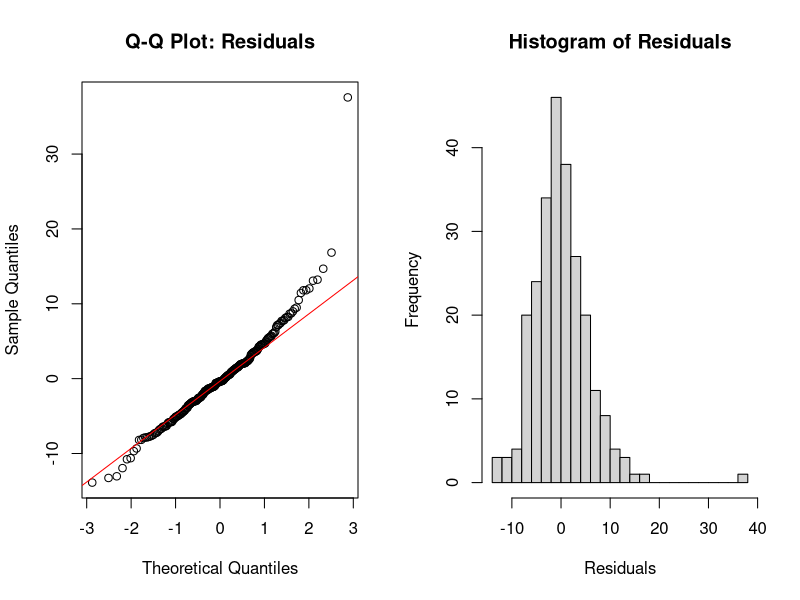
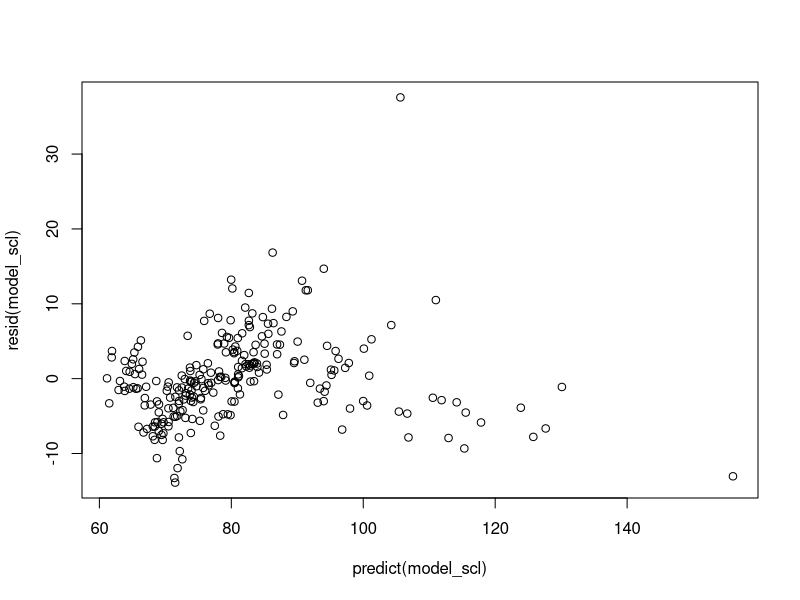
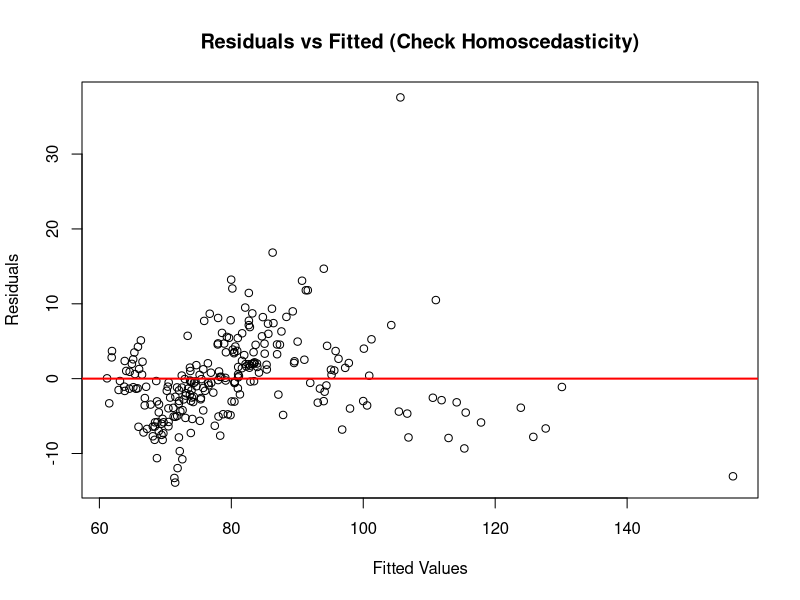
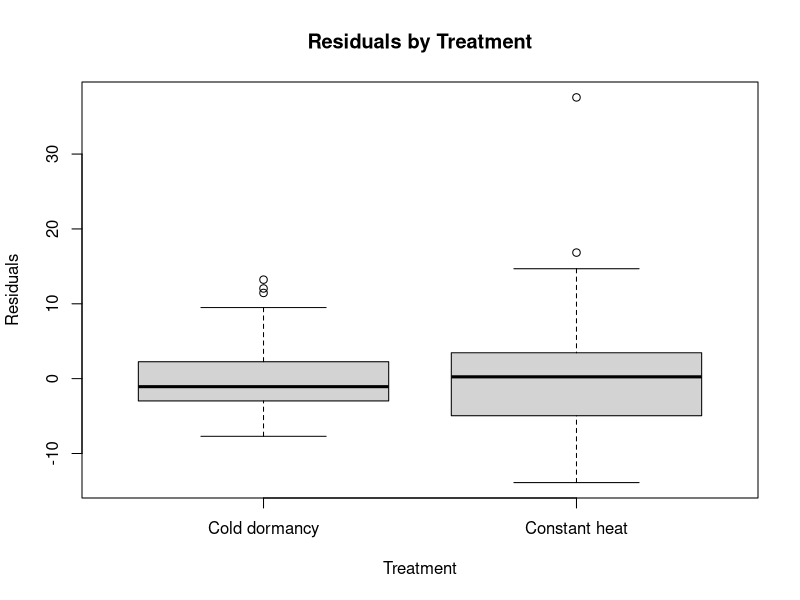
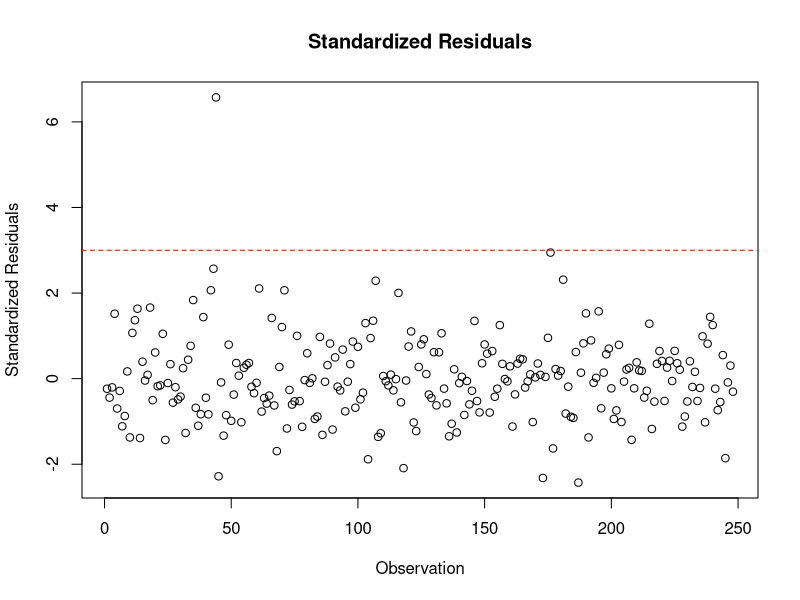
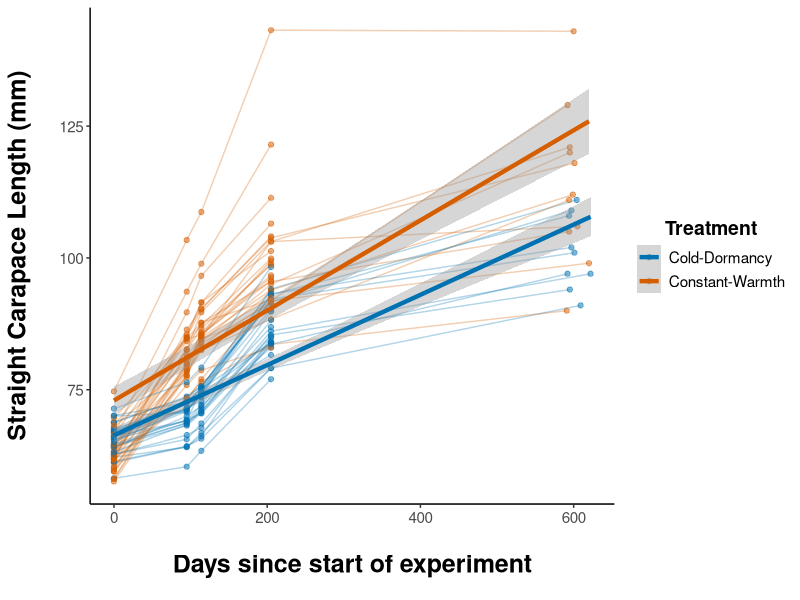
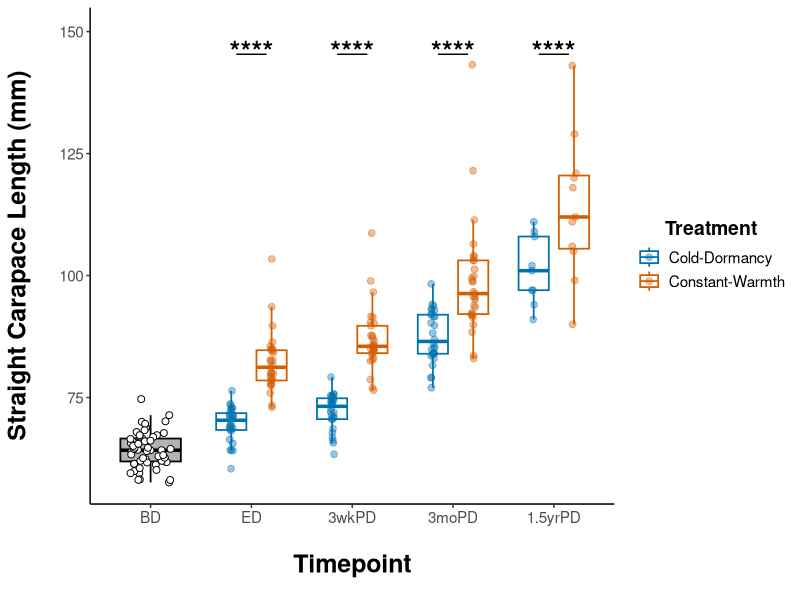

The R script that drew these images, in order: (Note: this script raises an error after producing the figures.)
##### Repeated Measures Analysis for Gopher Tortoise Growth Study #####

## Load necessary libraries ##
library(lme4)
library(lmerTest)
library(emmeans)
library(ggplot2)
library(dplyr)
library(tidyr)
library(car)

# Clear memory
rm(list=ls(all = TRUE))

# Define color palette
cbbPalette <- c("#0072B2", "#D55E00")

#### Data Preparation ####
datum <- read.csv("Growth_data/Data/Growth_data_Working.csv", na.strings = "na")

# Filter out non-viable individuals
datum <- subset(datum, !(Tortoise_ID %in% c("Not_Viable", "GT2023_N06.01","GT2023_N05.06", "GT2023_N15.04")))

##############################################################################
#### ANALYSIS: BODY SIZE (SCL) - Random Slopes Model ####
##############################################################################

# Prepare data in long format with experimental days
body_size_full <- datum %>%
  select(Tortoise_ID, Treatment, Nest_ID, Tank, 
         CL_10, CL_15, CL_16, CL_19, CL_20,
         ExpDay_measure10_Before, ExpDay_measure15_During, 
         ExpDay_measure16_3_Weeks_Post, ExpDay_measure19_3_Months_Post,
         ExpDay_measure20_1_Year_Post) %>%
  pivot_longer(
    cols = starts_with("CL_"), 
    names_to = "Timepoint", 
    values_to = "SCL"
  ) %>%
  mutate(
    Julian_day = case_when(
      Timepoint == "CL_10" ~ ExpDay_measure10_Before,
      Timepoint == "CL_15" ~ ExpDay_measure15_During,
      Timepoint == "CL_16" ~ ExpDay_measure16_3_Weeks_Post,
      Timepoint == "CL_19" ~ ExpDay_measure19_3_Months_Post,
      Timepoint == "CL_20" ~ ExpDay_measure20_1_Year_Post
    ),
    Julian_day_centered = Julian_day - min(Julian_day, na.rm = TRUE),
    Treatment = as.factor(Treatment),
    Nest_ID = as.factor(Nest_ID),
    Tank = as.factor(Tank),
    Tortoise_ID = as.factor(Tortoise_ID),
    Timepoint = factor(Timepoint, levels = c("CL_10", "CL_15", "CL_16", "CL_19", "CL_20"))
  ) %>%
  filter(!is.na(SCL) & !is.na(Julian_day)) %>%
  select(-starts_with("ExpDay_"))

#### Fit Random Slopes Model ####

# Scale Julian_day_centered to improve convergence
body_size_full <- body_size_full %>%
  mutate(Julian_day_scaled = scale(Julian_day_centered)[,1])

## Question: How fast are tortoises growing, i.e overall growth rates (slopes)?
## Do cold-dormancy and constant-warmth tortoises grow at different rates over time and if so by how much?

model_scl <- lmer(SCL ~ Treatment * Julian_day_scaled + 
             (1 | Nest_ID) +
             (Julian_day_scaled | Tortoise_ID), 
             data = body_size_full,
             control = lmerControl(optimizer = "bobyqa", 
             optCtrl = list(maxfun = 20000)))

# Model summary
summary(model_scl)
anova(model_scl, type = 3)

##############################################################################
#### Model Diagnostics - Check Assumptions ####
##############################################################################

# 1. NORMALITY OF RESIDUALS
par(mfrow = c(1, 2))
qqnorm(resid(model_scl), main = "Q-Q Plot: Residuals")
qqline(resid(model_scl), col = "red")
hist(resid(model_scl), main = "Histogram of Residuals", xlab = "Residuals", breaks = 20)
par(mfrow = c(1, 1))

# Shapiro-Wilk test for normality
shapiro.test(resid(model_scl))

plot(predict(model_scl),resid(model_scl))

# 2. HOMOGENEITY OF VARIANCE (Homoscedasticity)
plot(fitted(model_scl), resid(model_scl),
     xlab = "Fitted Values", ylab = "Residuals",
     main = "Residuals vs Fitted (Check Homoscedasticity)")
abline(h = 0, col = "red", lwd = 2)

# Check variance by treatment
plot(body_size_full$Treatment, resid(model_scl),
     xlab = "Treatment", ylab = "Residuals",
     main = "Residuals by Treatment")

# Levene's test for homogeneity of variance
leveneTest(resid(model_scl) ~ Treatment, data = body_size_full)

# 3. OUTLIERS
# Standardized residuals
std_resid <- scale(resid(model_scl))
plot(std_resid, main = "Standardized Residuals", 
     ylab = "Standardized Residuals", xlab = "Observation")
abline(h = c(-3, 3), col = "red", lty = 2)

# Identify potential outliers (|std residual| > 3)
outliers <- which(abs(std_resid) > 3)
if(length(outliers) > 0) {
  print(paste("Potential outliers at observations:", paste(outliers, collapse = ", ")))
  print(body_size_full[outliers, c("Tortoise_ID", "Treatment", "Timepoint", "SCL")])
}

##############################################################################
#### Post-hoc Comparisons for Significant Interaction ####
##############################################################################

# 1. Compare growth rates (slopes) between treatments
emm_slopes <- emtrends(model_scl, ~ Treatment, var = "Julian_day_scaled")
print(emm_slopes)

pairs_slopes <- pairs(emm_slopes)
print(pairs_slopes)

# Convert scaled slopes back to original units (mm/day)
scale_factor <- sd(body_size_full$Julian_day_centered, na.rm = TRUE)
slopes_original <- summary(emm_slopes)
slopes_original$Julian_day_scaled.trend <- slopes_original$Julian_day_scaled.trend / scale_factor
slopes_original$SE <- slopes_original$SE / scale_factor
print(slopes_original)

## Question: At each specific measurement how different in size tortoises from the two treatments are?
## And does this difference change over time?
body_size_full <- body_size_full %>%
  mutate(Timepoint_numeric = case_when(
    Timepoint == "CL_10" ~ 0,
    Timepoint == "CL_15" ~ 1,
    Timepoint == "CL_16" ~ 2,
    Timepoint == "CL_19" ~ 3,
    Timepoint == "CL_20" ~ 4
  ))

## Timepoint_numeric is a continuous vs. Timepoint is categorical
model_scl_categorical <- lmer(SCL ~ Treatment * Timepoint + 
                         (1 | Nest_ID) + 
                         (Timepoint_numeric | Tortoise_ID), 
                         data = body_size_full,
                         control = lmerControl(optimizer = "bobyqa",
                         optCtrl = list(maxfun = 20000)))

emm_by_time <- emmeans(model_scl_categorical, ~ Treatment | Timepoint)
print(emm_by_time)

pairs_by_time <- pairs(emm_by_time)
print(pairs_by_time)

# 3. Test effect of time within each treatment
emm_time_by_treatment <- emmeans(model_scl_categorical, ~ Timepoint | Treatment)
print(emm_time_by_treatment)

consec_comp <- contrast(emm_time_by_treatment, method = "consec")
print(consec_comp)

# 4. Calculate effect size
cd_rate <- slopes_original$Julian_day_scaled.trend[slopes_original$Treatment == "Cold dormancy"]
ch_rate <- slopes_original$Julian_day_scaled.trend[slopes_original$Treatment == "Constant heat"]
percent_diff <- ((ch_rate - cd_rate) / cd_rate) * 100

confint(pairs_by_time)
### The 95% C.I. for End-Dormancy is ± 4.95 ((-15.010-(-10.06)))
### The 95% C.I. for 3-Week Post-Dormancy is ± 6.34 (-11.62-(-17.963))
### The 95% C.I. for 3-Month Post-Dormancy is ± 7.93 (-7.41-(-15.339))
### The 95% C.I. for 1.5-Year Post-Dormancy is ± 11.17 ((-8.14-(-19.309)))

##############################################################################
#### Visualizations ####
##############################################################################


# Define color palette
cbbPalette <- c("#000000", "#E69F00", "#56B4E9", "#009E73", "#F0E442", "#0072B2", "#D55E00", "#CC79A7")

# Individual growth trajectories
growth_trajectories <- ggplot(body_size_full, aes(x = Julian_day_centered, y = SCL, 
                           group = Tortoise_ID, color = Treatment)) +
  geom_line(alpha = 0.3) +
  geom_point(alpha = 0.5) +
  geom_smooth(aes(group = Treatment), method = "lm", se = TRUE, linewidth = 1.5) +
  scale_color_manual(values = c("Cold dormancy" = cbbPalette[6],    # Blue #0072B2
                                "Constant heat" = cbbPalette[7]),    # Orange #D55E00
                     labels = c("Cold dormancy" = "Cold-Dormancy", 
                                "Constant heat" = "Constant-Warmth"),
                     name = "Treatment") +
  labs(x = "Days since start of experiment", 
       y = "Straight Carapace Length (mm)") +
  theme_classic() +
  theme(
    panel.grid = element_blank(),
    axis.title.x = element_text(size = 18, face = "bold", margin = margin(t = 20, b = 10)),
    axis.title.y = element_text(size = 18, face = "bold", margin = margin(r = 20)),
    axis.text = element_text(size = 11),
    legend.title = element_text(size = 14, face = "bold"),
    legend.text = element_text(size = 11),
    legend.position = "right",
    legend.title.align = 0.5
  )

# Mean growth trajectories with significance
body_size_summary <- body_size_full %>%
  group_by(Treatment, Timepoint, Julian_day_centered) %>%
  summarise(
    mean_SCL = mean(SCL, na.rm = TRUE),
    se_SCL = sd(SCL, na.rm = TRUE) / sqrt(n()),
    .groups = "drop"
  )
growth_trajectories

# Extract p-value for annotation
p_value <- summary(pairs_slopes)$p.value
sig_label <- ifelse(p_value < 0.0001, "****",
                    ifelse(p_value < 0.001, "***",
                           ifelse(p_value < 0.01, "**",
                                  ifelse(p_value < 0.05, "*", "ns"))))

# Boxplots by timepoint
body_size_plot <- body_size_full %>%
  mutate(
    Treatment_plot = ifelse(Timepoint == "CL_10", "Combined", as.character(Treatment)),
    Treatment_plot = factor(Treatment_plot, levels = c("Combined", "Cold dormancy", "Constant heat")),
    Timepoint_label = factor(Timepoint, 
                             levels = c("CL_10", "CL_15", "CL_16", "CL_19", "CL_20"),
                             labels = c("BD", "ED", "3wkPD", "3moPD", "1.5yrPD"))  # Updated labels
  )
# Updated colors to match growth rate plot (use cbbPalette[6] and [7])
colors_plot <- c("Combined" = "gray70", 
                 "Cold dormancy" = cbbPalette[6],  # Blue #0072B2
                 "Constant heat" = cbbPalette[7])   # Orange #D55E00

sig_by_timepoint <- summary(pairs_by_time)
sig_labels_box <- data.frame(
  Timepoint = c("CL_15", "CL_16", "CL_19", "CL_20"),
  Timepoint_label = factor(c("ED", "3wkPD", "3moPD", "1.5yrPD"),
                           levels = c("BD", "ED", "3wkPD", "3moPD", "1.5yrPD")),
  stars = sapply(2:5, function(i) {  # Changed from 1:4 to 2:5 to skip CL_10
    p <- sig_by_timepoint$p.value[i]
    ifelse(p < 0.0001, "****",
           ifelse(p < 0.001, "***",
                  ifelse(p < 0.01, "**",
                         ifelse(p < 0.05, "*", ""))))
  })
)

# Match the spacing from growth rate plot
max_y <- max(body_size_plot$SCL, na.rm = TRUE)
ypos <- max_y + 0.02 * max_y  # Asterisk position (2% above max)
line_y <- ypos - 0.005 * max_y  # Line position (0.5% below asterisks)

sig_labels_box$y_pos <- ypos
sig_labels_box$line_y <- line_y

# Add numeric x positions for lines (matching the timepoint positions)
sig_labels_box$x_num <- c(2, 3, 4, 5)  # Positions for Dormancy end, 3-Wk, 3-Mo, 1.5-Yr

body_size <- ggplot(body_size_plot, aes(x = Timepoint_label, y = SCL)) +
  # Before (CL_10) - gray filled box
  geom_boxplot(data = subset(body_size_plot, Timepoint == "CL_10"),
               aes(x = Timepoint_label, y = SCL),
               color = "black", fill = "gray70", outlier.shape = NA, 
               width = 0.6, linewidth = 0.6) +
  geom_point(data = subset(body_size_plot, Timepoint == "CL_10"),
             aes(x = Timepoint_label, y = SCL),
             position = position_jitter(width = 0.2), 
             size = 2, color = "black", fill = "white", shape = 21, stroke = 0.5) +
  
  # Other timepoints - white filled boxes with colored outlines
  geom_boxplot(data = subset(body_size_plot, Timepoint != "CL_10"),
               aes(color = Treatment_plot),
               fill = "white", outlier.shape = NA, width = 0.6, 
               position = position_dodge(0.8), linewidth = 0.6) +
  geom_jitter(data = subset(body_size_plot, Timepoint != "CL_10"),
              aes(color = Treatment_plot),
              position = position_jitterdodge(jitter.width = 0.1, dodge.width = 0.8), 
              size = 2, alpha = 0.4) +
  
  # Significance lines (horizontal bars under asterisks)
  geom_segment(data = sig_labels_box,
               aes(x = x_num - 0.15, xend = x_num + 0.15, 
                   y = line_y, yend = line_y),
               color = "black", linewidth = 0.5, inherit.aes = FALSE) +
  
  # Significance stars
  geom_text(data = sig_labels_box,
            aes(x = Timepoint_label, y = y_pos, label = stars),
            size = 7, fontface = "bold", inherit.aes = FALSE) +
  
  # Color scales (outlines only for non-Before timepoints)
  scale_color_manual(values = colors_plot,
                     labels = c("Cold dormancy" = "Cold-Dormancy", 
                                "Constant heat" = "Constant-Warmth"),
                     name = "Treatment") +
  
  scale_y_continuous(expand = expansion(mult = c(0.05, 0.1))) +
  
  labs(x = "Timepoint", 
       y = "Straight Carapace Length (mm)") +
  
  theme_classic() +
  theme(
    panel.grid = element_blank(),
    axis.title.x = element_text(size = 18, face = "bold", margin = margin(t = 20, b = 10)),
    axis.title.y = element_text(size = 18, face = "bold", margin = margin(r = 20)),
    axis.text = element_text(size = 11),
    legend.title = element_text(size = 14, face = "bold"),
    legend.text = element_text(size = 11),
    legend.position = "right",
    legend.title.align = 0.5
  )

body_size

# Save file as PNG for final figure production
ggsave(growth_trajectories, file="Growth_data/Figures/Growth_Trajectories.png", width=9, height=7, dpi=600)
ggsave(body_size, file="Growth_data/Figures/Body_Size.png", width=9, height=7, dpi=600)

# Sample size by Nest_ID
body_size_full %>%
  distinct(Tortoise_ID, Nest_ID, Treatment) %>%
  count(Nest_ID, Treatment) %>%
print(n = Inf)

##############################################################################
#### ANALYSIS: GROWTH RATE across intervals ####
##############################################################################

# Prepare data in long format with growth rates
growth_rate_full <- datum %>%
  select(Tortoise_ID, Treatment, Nest_ID, Tank,
         Growth_rate_Before, Growth_rate_During, 
         Growth_rate_3_Weeks_Post, Growth_rate_3_Months_Post,
         Growth_rate_1.5_Year_Post) %>%
  pivot_longer(
    cols = starts_with("Growth_rate_"),
    names_to = "Interval",
    values_to = "Growth_rate"
  ) %>%
  mutate(
    Treatment = as.factor(Treatment),
    Nest_ID = as.factor(Nest_ID),
    Tank = as.factor(Tank),
    Tortoise_ID = as.factor(Tortoise_ID),
    Interval = factor(Interval, 
                      levels = c("Growth_rate_Before", "Growth_rate_During",
                                 "Growth_rate_3_Weeks_Post", "Growth_rate_3_Months_Post",
                                 "Growth_rate_1.5_Year_Post"))
  ) %>%
  filter(!is.na(Growth_rate))

## Question: Do treatments produce different growth rates within specific experimental intervals?
model_growth <- lmer(Growth_rate ~ Treatment * Interval + 
                 (1 | Tank) +
                 (1 | Nest_ID) + 
                 (1 | Tortoise_ID), 
                 data = growth_rate_full,
                 control = lmerControl(optimizer = "bobyqa"))

# Model summary
summary(model_growth)
anova(model_growth, type = 3)


##############################################################################
#### Model Diagnostics ####
##############################################################################

# 1. NORMALITY OF RESIDUALS
par(mfrow = c(1, 2))
qqnorm(resid(model_growth), main = "Q-Q Plot: Residuals")
qqline(resid(model_growth), col = "red")
hist(resid(model_growth), main = "Histogram of Residuals", xlab = "Residuals", breaks = 20)
par(mfrow = c(1, 1))

shapiro.test(resid(model_growth))

# 2. HOMOGENEITY OF VARIANCE
plot(fitted(model_growth), resid(model_growth),
     xlab = "Fitted Values", ylab = "Residuals",
     main = "Residuals vs Fitted")
abline(h = 0, col = "red", lwd = 2)

plot(growth_rate_full$Treatment, resid(model_growth),
     xlab = "Treatment", ylab = "Residuals",
     main = "Residuals by Treatment")

leveneTest(resid(model_growth) ~ Treatment, data = growth_rate_full)

# 3. OUTLIERS
std_resid <- scale(resid(model_growth))
plot(std_resid, main = "Standardized Residuals", 
     ylab = "Standardized Residuals", xlab = "Observation")
abline(h = c(-3, 3), col = "red", lty = 2)

outliers <- which(abs(std_resid) > 3)
if(length(outliers) > 0) {
  print(paste("Potential outliers at observations:", paste(outliers, collapse = ", ")))
  print(growth_rate_full[outliers, c("Tortoise_ID", "Treatment", "Interval", "Growth_rate")])
}

##############################################################################
#### Post-hoc Comparisons ####
##############################################################################

# 1. Treatment differences within each interval
emm_by_interval <- emmeans(model_growth, ~ Treatment | Interval)
print(emm_by_interval)

pairs_by_interval <- pairs(emm_by_interval)
print(pairs_by_interval)

# 2. Interval differences within each treatment
emm_interval_by_treatment <- emmeans(model_growth, ~ Interval | Treatment)
print(emm_interval_by_treatment)

# Consecutive interval comparisons
consec_intervals <- contrast(emm_interval_by_treatment, method = "consec")
print(consec_intervals)

# 3. Overall treatment effect
emm_treatment <- emmeans(model_growth, ~ Treatment)
print(emm_treatment)
pairs(emm_treatment)

confint(pairs_by_interval)

### The 95% C.I. for Winter 2023 is ± 0.31 (-0.4062-(-0.717))
### The 95% C.I. for Early Sprin 2024 is ± 0.31 (-0.4865-(-0.797))
### The 95% C.I. for Late Spring 2024 is ± 0.31 (0.0832-(-0.228))
### ### The 95% C.I. for Summer 2025 is ± 0.48 (0.2068-(-0.271))

##############################################################################
#### Visualizations ####
##############################################################################

# Define color palette
cbbPalette <- c("#000000", "#E69F00", "#56B4E9", "#009E73", "#F0E442", "#0072B2", "#D55E00", "#CC79A7")

##### Prepare the growth rate data in long format #####
growth_rate_long <- datum %>%
  filter(!Tortoise_ID %in% c("Not_Viable", "GT2023_N06.01", "GT2023_N05.06", "GT2023_N15.04")) %>%
  select(Tortoise_ID, Treatment, Nest_ID, Tank, 
         Growth_rate_Before, Growth_rate_During, Growth_rate_3_Weeks_Post, 
         Growth_rate_3_Months_Post, Growth_rate_1.5_Year_Post) %>%
  pivot_longer(
    cols = starts_with("Growth_rate_"),
    names_to = "Timepoint",
    values_to = "Growth_rate"
  ) %>%
  mutate(
    Timepoint = case_when(
      Timepoint == "Growth_rate_Before" ~ "Fall 2023\n(BD – Hatching)",
      Timepoint == "Growth_rate_During" ~ "Winter 2023\n(ED – BD)",
      Timepoint == "Growth_rate_3_Weeks_Post" ~ "Early Spring 2024\n(3wkPD – ED)",
      Timepoint == "Growth_rate_3_Months_Post" ~ "Late Spring 2024\n(3moPD – 3wkPD)",
      Timepoint == "Growth_rate_1.5_Year_Post" ~ "Summer 2025\n(1.5yrPD – 3moPD)",
      TRUE ~ Timepoint
    ),
    Timepoint = factor(
      Timepoint,
      levels = c(
        "Fall 2023\n(BD – Hatching)", 
        "Winter 2023\n(ED – BD)", 
        "Early Spring 2024\n(3wkPD – ED)", 
        "Late Spring 2024\n(3moPD – 3wkPD)", 
        "Summer 2025\n(1.5yrPD – 3moPD)"
      )
    )
  )

# Separate Fall 2023 from other timepoints
fall_2023 <- growth_rate_long %>% filter(Timepoint == "Fall 2023\n(BD – Hatching)")
other_timepoints <- growth_rate_long %>% filter(Timepoint != "Fall 2023\n(BD – Hatching)")

# Define y positions for significance
ypos <- max(growth_rate_long$Growth_rate, na.rm = TRUE) + 0.02
line_y <- ypos - 0.005

growth_rate <- ggplot() +
  # Fall 2023 - single gray box (combined)
  geom_boxplot(data = fall_2023, aes(x = Timepoint, y = Growth_rate),
               color = "black", fill = "gray70", outlier.shape = NA, 
               width = 0.6, linewidth = 0.6) +
  geom_point(data = fall_2023, aes(x = Timepoint, y = Growth_rate),
             position = position_jitter(width = 0.2), 
             size = 2, color = "black", fill = "white", shape = 21, stroke = 0.5) +
  
  # Other timepoints - separate boxes by Treatment (white fill, colored outlines)
  geom_boxplot(data = other_timepoints, aes(x = Timepoint, y = Growth_rate, color = Treatment),
               fill = "white", outlier.shape = NA, width = 0.6, 
               position = position_dodge(0.8), linewidth = 0.6) +
  geom_jitter(data = other_timepoints, aes(x = Timepoint, y = Growth_rate, color = Treatment),
              position = position_jitterdodge(jitter.width = 0.1, dodge.width = 0.8), 
              size = 2, alpha = 0.4) +
  
  # Mean points and connecting lines for ALL timepoints
  stat_summary(data = growth_rate_long, 
               aes(x = Timepoint, y = Growth_rate, color = Treatment, group = Treatment),
               fun = mean, geom = "point", size = 2,
               position = position_dodge(width = 0.8)) +
  stat_summary(data = growth_rate_long, 
               aes(x = Timepoint, y = Growth_rate, color = Treatment, group = Treatment),
               fun = mean, geom = "line", linewidth = 0.6,
               position = position_dodge(width = 0.8)) +
  
  # Significance annotations
  # Winter 2023 (p < 0.0001)
  geom_segment(aes(x = 1.85, xend = 2.15, y = line_y, yend = line_y), 
               color = "black", linewidth = 0.5, inherit.aes = FALSE) +
  annotate("text", x = 2, y = ypos, label = "****", size = 7, fontface = "bold") +
  # Early Spring 2024 (p = 0.0001)
  geom_segment(aes(x = 2.85, xend = 3.15, y = line_y, yend = line_y), 
               color = "black", linewidth = 0.5, inherit.aes = FALSE) +
  annotate("text", x = 3, y = ypos, label = "****", size = 7, fontface = "bold") +
  
  # Theme and labels
  theme_classic() +
  theme(
    panel.grid = element_blank(),
    axis.title.x = element_text(size = 18, face = "bold", margin = margin(t = 20, b = 10)),
    axis.title.y = element_text(size = 18, face = "bold", margin = margin(r = 20)),
    axis.text = element_text(size = 10),
    legend.title = element_text(size = 14, face = "bold"),
    legend.text = element_text(size = 11),
    legend.position = "right",
    legend.title.align = 0.5
  ) +
  
  # Colors: match body size plot style
  scale_color_manual(
    values = c("Cold dormancy" = cbbPalette[6], "Constant heat" = cbbPalette[7], "Combined" = "gray70"),
    name = "Treatment",
    breaks = c("Cold dormancy", "Constant heat", "Combined"),
    labels = c("Cold-Dormancy", "Constant-Warmth", "Combined")
  ) +
  
  labs(
    x = "Time Interval",
    y = "Growth rate (g/day)"
  )

### Show the plot ###
growth_rate

ggsave(growth_rate, file="Growth_data/Figures/Growth_Rate.png", width=9, height=7, dpi=600)

# Sample size by treatment
table(datum$Treatment)


###################################
# Test for treatment effect on survival (recapture in the wild) at 1.5 years post-dormancy
##################################

# Cold-Dormancy:   28 released, 9 recaptured, 19 not recaptured
# Constant-Warmth: 29 released, 11 recaptured, 18 not recaptured

survival_table <- matrix(c(9, 19,     # Cold-Dormancy row
                           11, 18),   # Constant-Warmth row
                         nrow = 2, 
                         byrow = TRUE,
                         dimnames = list(
                           Treatment = c("Cold-Dormancy", "Constant-Warmth"),
                           Status    = c("Recaptured", "Not recaptured")
                         ))

# View the table to confirm it looks right before testing
survival_table

## Fisher's exact test
# Tests whether recapture probability differs between treatments
# Returns: p-value, odds ratio, and 95% CI for the odds ratio
fisher.test(survival_table)

## Calculate the percentage of recaptured animals in the field

# Cold-Dormancy
9/28*100 ## 32.1%

# Constant-Warmth
11/29*100 ## %37.9%

######## Combine Body Size and Growth Rate into two-panel figure ########
library(patchwork)
library(cowplot)
library(grid)

# Remove legends from both panels
combined_body_growth <- (body_size + theme(legend.position = "none")) / 
  (growth_rate + theme(legend.position = "none")) +
  plot_annotation(tag_levels = 'A') &
  theme(plot.tag = element_text(face = "bold", size = 25),
        plot.tag.position = c(0.15, 0.98),
        axis.text = element_text(size = 15),
        axis.title = element_text(size = 22, face = "bold"))

# Create a standalone legend by making a small dummy plot and extracting its legend
legend_plot <- ggplot(data.frame(
  Treatment = factor(c("Cold-Dormancy", "Constant-Warmth"), 
                     levels = c("Cold-Dormancy", "Constant-Warmth")),
  x = c(1, 2), y = c(1, 2)
), aes(x = Treatment, y = y, color = Treatment)) +
  geom_boxplot(fill = "white", linewidth = 0.8) +
  geom_point(size = 3) +
  scale_color_manual(
    values = c("Cold-Dormancy" = "#0072B2", "Constant-Warmth" = "#D55E00"),
    name = "Treatment"
  ) +
  theme(
    legend.title = element_text(size = 17, face = "bold"),
    legend.text = element_text(size = 16),
    legend.key = element_blank(),
    legend.background = element_blank(),
    plot.background = element_blank(),
    panel.background = element_blank()
  )

# Extract just the legend from that dummy plot
shared_legend <- cowplot::get_legend(legend_plot)

# Combine: main figure on the left, legend on the right (wider legend column)
final_figure <- ggdraw() +
  draw_plot(combined_body_growth, x = 0, y = 0, width = 0.82, height = 1) +
  draw_plot(shared_legend, x = 0.82, y = 0.48, width = 0.18, height = 0.2)

final_figure

# Save
ggsave(final_figure, 
       file = "Growth_data/Figures/Combined_Body_Size_Growth_Rate.png",
       width = 14, height = 15, dpi = 600,
       bg = "white")
